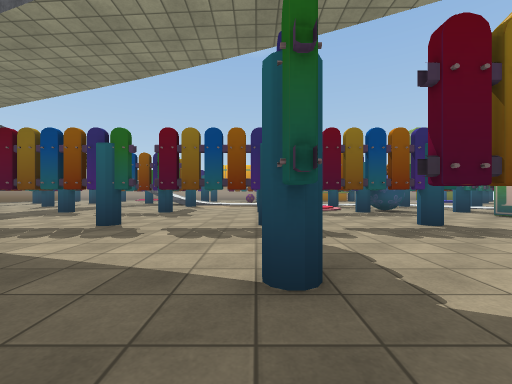
[1] (above)

24 first-person views from a walk through a Unity game level. The camera is 1.2 m above the floor, looks level and sees 90° across. The floor is counted in squares, 2 m on a side. Each view is taken from the middle of a square. On the plan, view 1 faces up. The plan holds only what a view shows up to about 9 squares ahead; the rest is blank. The place goes on beyond the plan. Some animated figures are not drawn. Some surface patterns are stand-ins.

[2]
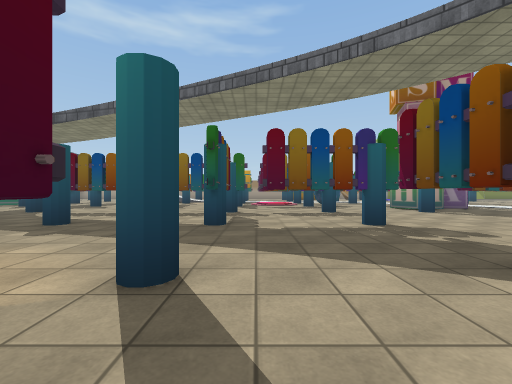

[3]
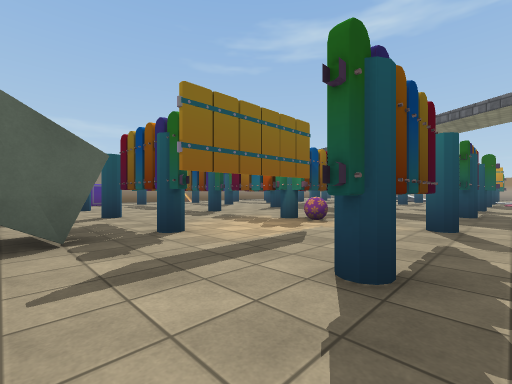

[4]
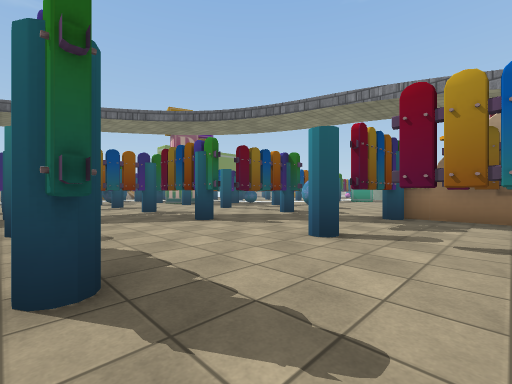

[5]
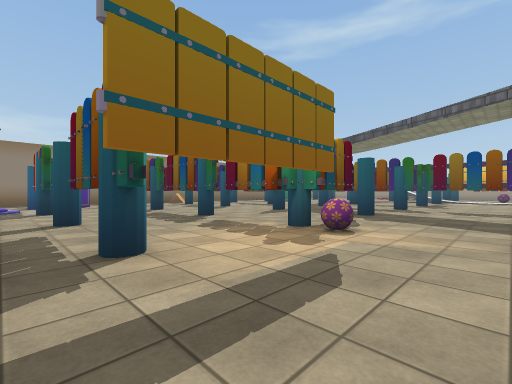

[6]
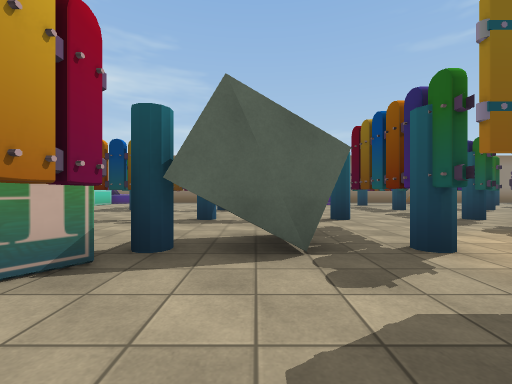

[7]
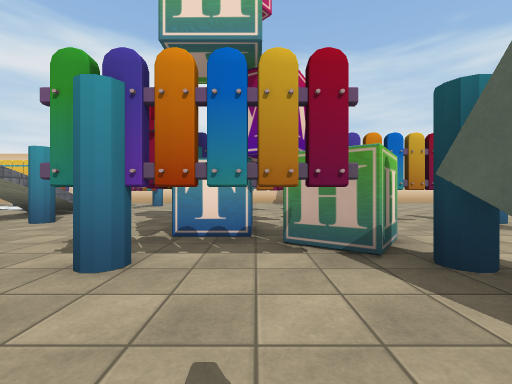

[8]
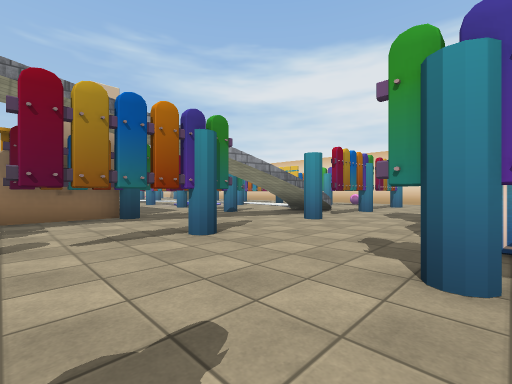

[9]
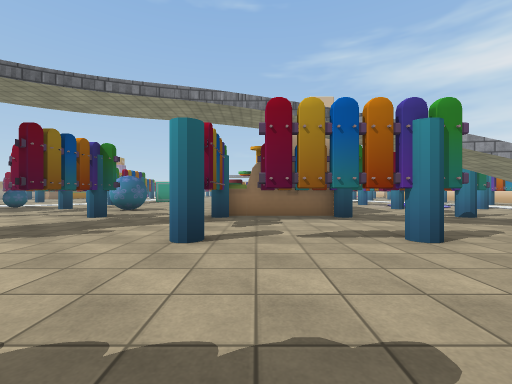

[10]
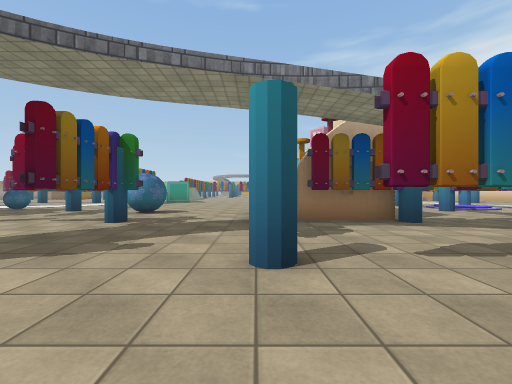

[11]
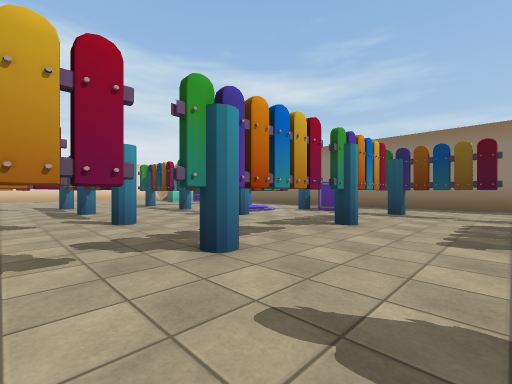

[12]
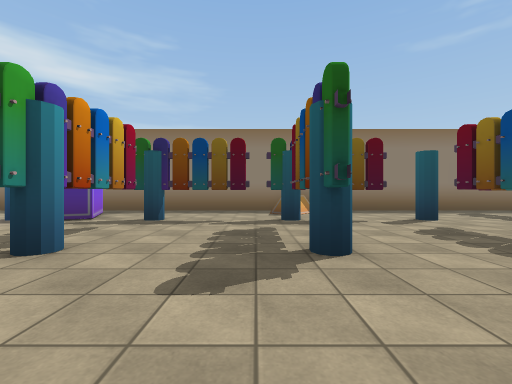

[13]
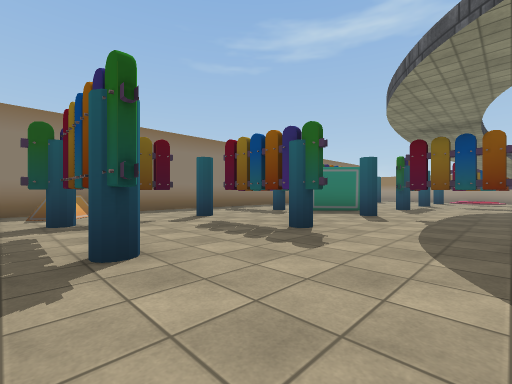

[14]
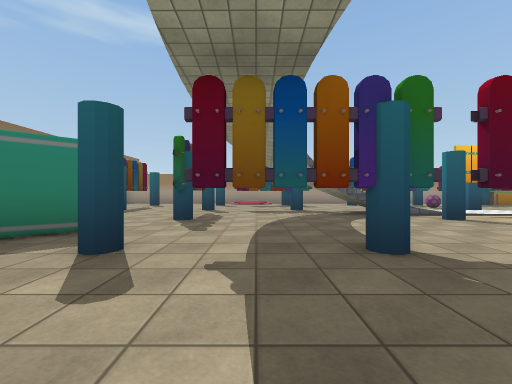

[15]
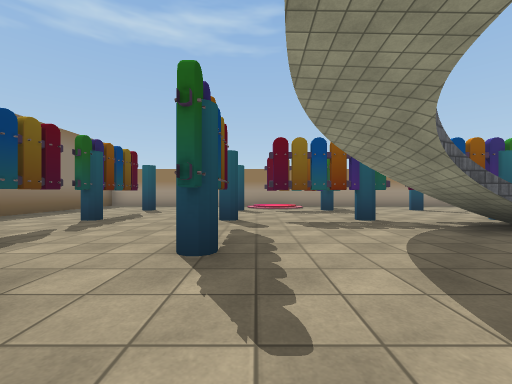

[16]
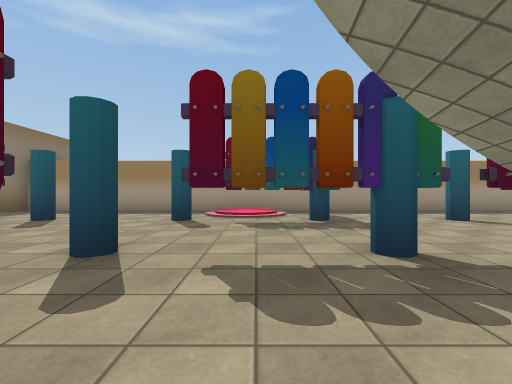

[17]
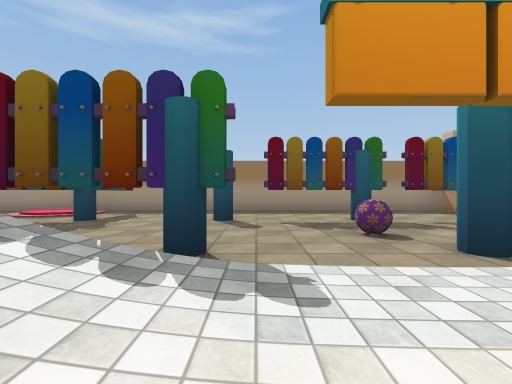

[18]
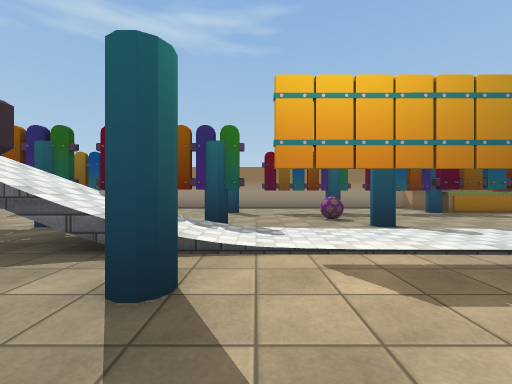

[19]
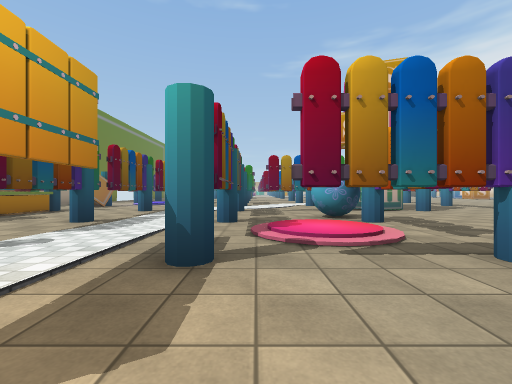

[20]
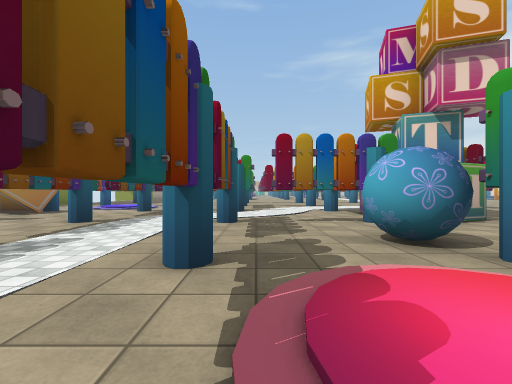

[21]
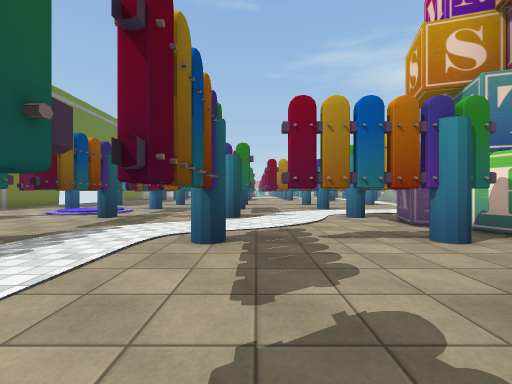

[22]
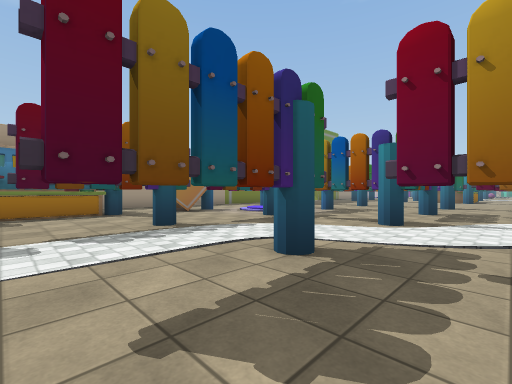

[23]
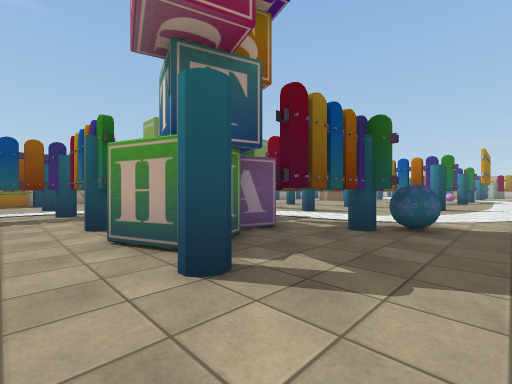

[24]
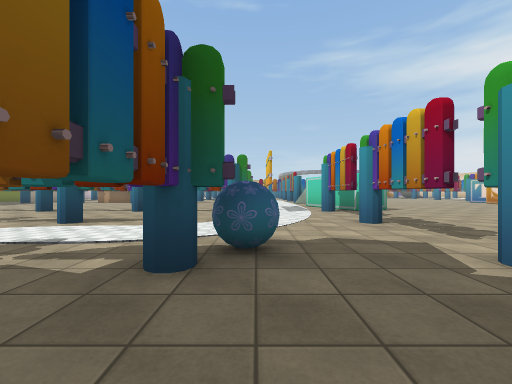

### Floor plan
Key: @ floor where view 1 was taken; # wall or solid block; x gap in a wall; . main floor; : floor 0.25 m higher than the main floor; / step, stairs or slope; P pole; B ball; T thing the floor can be seen under or through; O other object.
Columns run from 15 left of view 1 to 16 right of it. Each row starts with its distance up from view 1.
 19 ####################
 18 #......::#........#OO     ..
 17 #......//P.....P..#OO#.OP..P
 16 #..P..P.#P..PxTTx#P..P.OPx #
 15 #...#..........B.........: #
 14 #..P#.P..P..P..B..P..P..P//P
 13   ..#...TTTT//.PxTTxTTx#####.
 12    .#.#...///:##........#....
 11      .P.....P..P##P#.P..P #P..P
 10      .#........../..TT........x.
  9 #.   O......#..#/:...T.....#..#.
  8 #.#POOP.#Px#P..Px#PB.P..P..P..P
  7 #.....................OO......
  6 #....................OOO#.....#
  5 #..P.#P..P.#Px#Px#P..P##P.....P
  4 #.......................BB.....#
  3 #  .#.... .....#................
  2 #xOP.#P..P..P..Px#P.. x Px#Px#P.
  1 #..x........x.....x..x........OO
  0 #..#........#..@..#.. .........O
 -1 #..P.#Px#Px#PB.P..Px#P.BB. .....
 -2 #............#.x..........  ....
 -3 #.OOO........#.#..........    ..
 -4 # OPP#P..P.#P..P..Px#PO
 -5      :x..x..O.....x..#OO
 -6        ..#..O.....#..#OOO
 -7        P.P..P.#P..P..P#
 -8        ..x...OO#.....x..
 -9         .#... OO.....#...
-10         .P.#  #O..P/ #  P

Where each view was taken, in squares from view 1:
view 1: 0 up, 0 right, facing up
view 2: 3 down, 1 right, facing up
view 3: 6 down, 1 right, facing up-left
view 4: 6 down, 0 right, facing up-right
view 5: 5 down, 0 right, facing up-left
view 6: 6 down, 0 right, facing left
view 7: 5 down, 1 left, facing down
view 8: 5 down, 0 right, facing down-right
view 9: 5 down, 0 right, facing right
view 10: 4 down, 1 right, facing right
view 11: 1 up, 4 left, facing down-left
view 12: 1 up, 6 left, facing left
view 13: 1 up, 6 left, facing up-left
view 14: 5 up, 7 left, facing up
view 15: 8 up, 8 left, facing up
view 16: 11 up, 7 left, facing up
view 17: 11 up, 2 left, facing up
view 18: 9 up, 2 left, facing up
view 19: 10 up, 2 left, facing right
view 20: 10 up, 1 right, facing right
view 21: 10 up, 3 right, facing right
view 22: 9 up, 4 right, facing up-right
view 23: 3 up, 5 right, facing up-right
view 24: 4 up, 7 right, facing right
